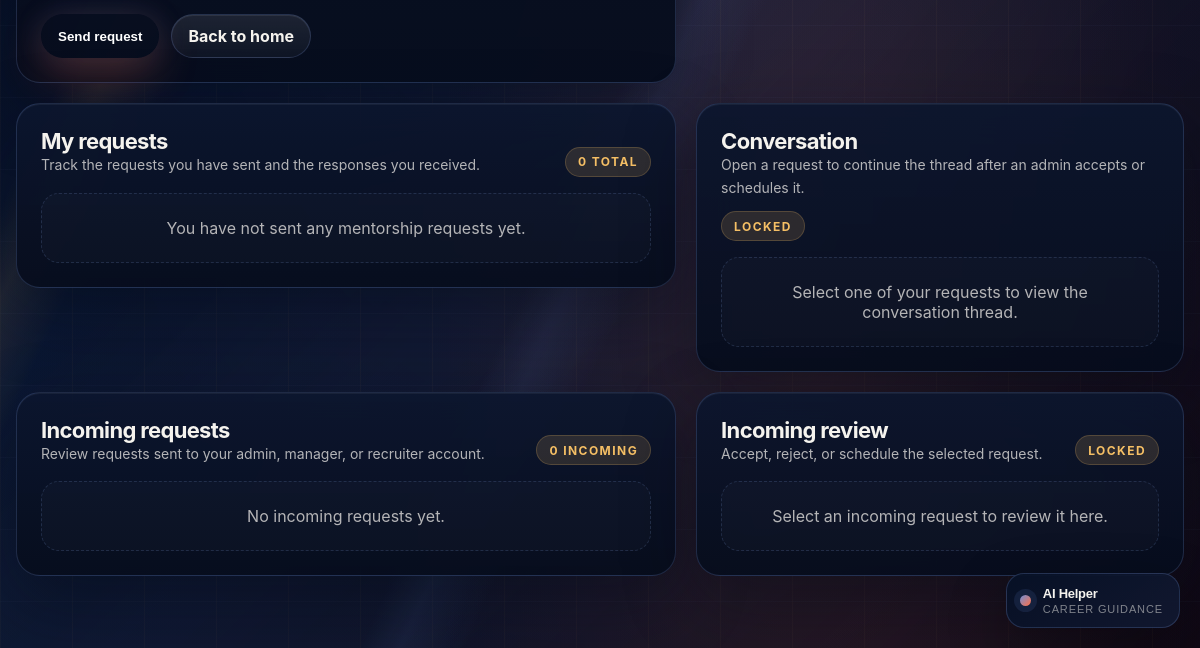
Before: /View/FrontOffice/mentor-requests.php (signed in, lower part) with the older database file.
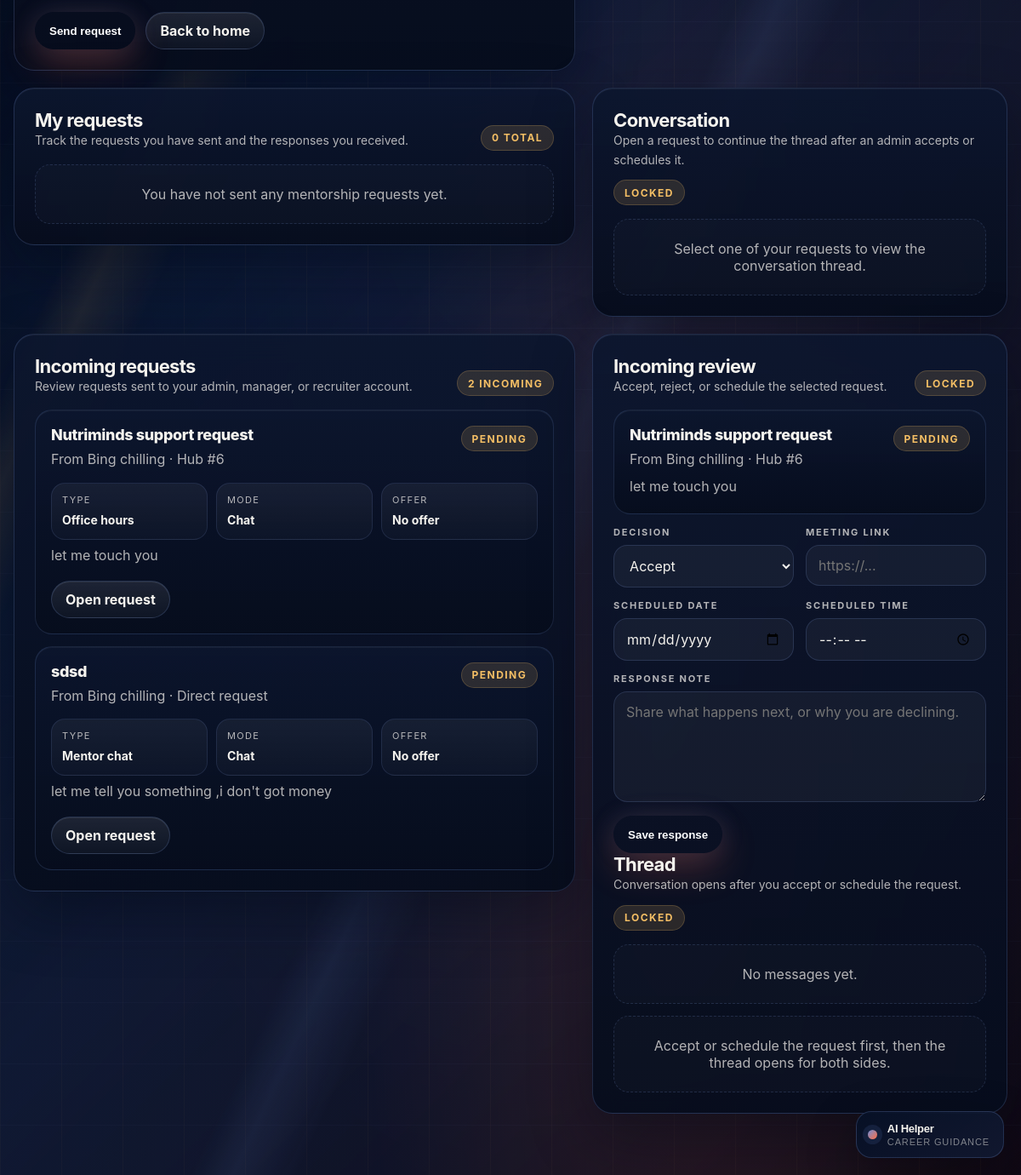
After: the same page with the newer database file.
### tables this page shows
CREATE TABLE `mentorship_request` (
  `requestId` int(11) NOT NULL,
  `requesterId` int(11) NOT NULL,
  `mentorId` int(11) NOT NULL,
  `sourceType` varchar(20) NOT NULL DEFAULT 'direct',
  `sourceId` int(11) DEFAULT NULL,
  `requestType` varchar(30) NOT NULL DEFAULT 'mentor_chat',
  `sessionMode` varchar(20) NOT NULL DEFAULT 'chat',
  `subject` varchar(255) NOT NULL,
  `details` text NOT NULL,
  `preferredDate` date DEFAULT NULL,
  `preferredTime` time DEFAULT NULL,
  `durationMinutes` int(11) NOT NULL DEFAULT 30,
  `offerAmount` decimal(10,2) DEFAULT NULL,
  `currency` varchar(10) NOT NULL DEFAULT 'USD',
  `status` varchar(20) NOT NULL DEFAULT 'pending',
  `responseNote` text DEFAULT NULL,
  `scheduledDate` date DEFAULT NULL,
  `scheduledTime` time DEFAULT NULL,
  `meetingLink` varchar(255) DEFAULT NULL,
  `createdAt` datetime NOT NULL DEFAULT current_timestamp(),
  `updatedAt` datetime NOT NULL DEFAULT current_timestamp() ON UPDATE current_timestamp(),
  `respondedAt` datetime DEFAULT NULL
);

CREATE TABLE `users` (
  `userId` int(11) NOT NULL,
  `fullName` varchar(255) DEFAULT NULL,
  `email` varchar(255) DEFAULT NULL,
  `password` varchar(255) DEFAULT NULL,
  `role` varchar(50) DEFAULT NULL,
  `status` varchar(50) DEFAULT NULL,
  `createdAt` date DEFAULT NULL,
  `faceDescriptor` longtext DEFAULT NULL,
  `faceEnabled` tinyint(1) NOT NULL DEFAULT 0,
  `approvalStatus` varchar(50) DEFAULT 'approved',
  `questionnaireStatus` varchar(20) NOT NULL DEFAULT 'pending',
  `rejectionReason` text DEFAULT NULL
);

### View/FrontOffice/mentor-requests.php (the view, shortened to what the rows shown need)
<?php
require_once __DIR__ . '/../../utils/FrontOfficeAuth.php';
require_once __DIR__ . '/../../Controller/UserController.php';
require_once __DIR__ . '/../../Controller/MentorshipRequestController.php';
$frontUser = requireFrontUser();
$requestController = new MentorshipRequestController();
$currentUserId = (int) $frontUser['userId'];
$isMentorEligible = $requestController->isEligibleMentor($currentUserId);
$incomingRequests = $isMentorEligible ? $requestController->getRequestsByMentor($currentUserId) : [];
$incomingSelectedRequest = null;
if ($incomingSelectedRequest === null && !empty($incomingRequests)) {
    $incomingSelectedRequest = $incomingRequests[0];
}
$incomingSelectedMessages = $incomingSelectedRequest !== null ? $requestController->getMessagesByRequestId((int) $incomingSelectedRequest['requestId']) : [];
$incomingConversationOpen = $incomingSelectedRequest !== null && in_array(strtolower((string) ($incomingSelectedRequest['status'] ?? 'pending')), ['accepted', 'scheduled', 'completed'], true);
$requestTypeLabel = static function (string $value): string {
    return match ($value) {
        'mentor_chat' => 'Mentor chat',
        'office_hours' => 'Office hours',
        default => ucfirst(str_replace('_', ' ', $value)),
    };
};
$sessionModeLabel = static function (string $value): string {
    return match ($value) {
        'chat' => 'Chat',
        'video' => 'Video call',
        'in_person' => 'In person',
        default => ucfirst(str_replace('_', ' ', $value)),
    };
};
$statusLabel = static function (string $value): string {
    return match ($value) {
        'pending' => 'Pending',
        'accepted' => 'Accepted',
        'declined' => 'Declined',
        'scheduled' => 'Scheduled',
        'completed' => 'Completed',
        'cancelled' => 'Cancelled',
        default => ucfirst($value),
    };
};
$sourceLabelText = static function (array $row): string {
    $type = strtolower(trim((string) ($row['sourceType'] ?? 'direct')));
    $id = (int) ($row['sourceId'] ?? 0);
    return match ($type) {
        'profile' => $id > 0 ? 'Profile #' . $id : 'Profile context',
        'hub' => $id > 0 ? 'Hub #' . $id : 'Hub context',
        'event' => $id > 0 ? 'Event #' . $id : 'Event context',
        default => 'Direct request',
    };
};
function mr_h(mixed $value): string
{
    return htmlspecialchars((string) $value, ENT_QUOTES, 'UTF-8');
}
function mr_badge_class(string $status): string
{
    return match (strtolower(trim($status))) {
        'pending' => 'pending',
        'accepted', 'scheduled' => 'accepted',
        'declined', 'cancelled' => 'declined',
        'completed' => 'completed',
        default => 'pending',
    };
}
?>
<!DOCTYPE html>
<html lang="en">
<head>
    <link rel="stylesheet" href="assets/css/front-nav.css">
</head>
<body>
<div class="page-shell">
    <main class="main-area">
        <div class="container">
            <?php if ($isMentorEligible): ?>
                <section class="grid" style="margin-top:20px;">
                    <article class="panel card">
                        <?php if (empty($incomingRequests)): ?>
                            <div class="empty">No incoming requests yet.</div>
                        <?php else: ?>
                            <div class="list">
                                <?php foreach ($incomingRequests as $request): ?>
                                    <article class="request-card">
                                        <div class="request-top">
                                            <div>
                                                <div class="request-title"><?= mr_h((string) ($request['subject'] ?? 'Mentorship request')); ?></div>
                                                <div class="request-sub">
                                                    From <?= mr_h((string) ($request['requesterName'] ?? 'Requester')); ?>
                                                    · <?= mr_h($sourceLabelText($request)); ?>
                                                </div>
                                            </div>
                                            <span class="badge <?= mr_badge_class((string) ($request['status'] ?? 'pending')); ?>">
                                                <?= mr_h($statusLabel((string) ($request['status'] ?? 'pending'))); ?>
                                            </span>
                                        </div>
                                        <div class="meta-grid">
                                            <div class="meta-item"><span>Type</span><strong><?= mr_h($requestTypeLabel((string) ($request['requestType'] ?? 'mentor_chat'))); ?></strong></div>
                                            <div class="meta-item"><span>Mode</span><strong><?= mr_h($sessionModeLabel((string) ($request['sessionMode'] ?? 'chat'))); ?></strong></div>
                                            <div class="meta-item"><span>Offer</span><strong><?= $request['offerAmount'] !== null ? mr_h((string) $request['currency']) . ' ' . mr_h((string) $request['offerAmount']) : 'No offer'; ?></strong></div>
                                        </div>
                                        <p class="request-sub"><?= mr_h((string) ($request['details'] ?? '')); ?></p>
                                        <div class="row-actions">
                                            <a class="btn btn-soft" href="mentor-requests.php?requestId=<?= (int) $request['requestId']; ?>">Open request</a>
                                        </div>
                                    </article>
                                <?php endforeach; ?>
                            </div>
                        <?php endif; ?>
                    </article>
                    <article class="panel card">
                        <?php if ($incomingSelectedRequest === null): ?>
                            <div class="empty">Select an incoming request to review it here.</div>
                        <?php else: ?>
                            <div class="request-card" style="margin-bottom:14px;">
                                <div class="request-top">
                                    <div>
                                        <div class="request-title"><?= mr_h((string) ($incomingSelectedRequest['subject'] ?? 'Mentorship request')); ?></div>
                                        <div class="request-sub">
                                            From <?= mr_h((string) ($incomingSelectedRequest['requesterName'] ?? 'Requester')); ?>
                                            · <?= mr_h($sourceLabelText($incomingSelectedRequest)); ?>
                                        </div>
                                    </div>
                                    <span class="badge <?= mr_badge_class((string) ($incomingSelectedRequest['status'] ?? 'pending')); ?>"><?= mr_h($statusLabel((string) ($incomingSelectedRequest['status'] ?? 'pending'))); ?></span>
                                </div>
                                <p class="request-sub" style="margin-bottom:0;"><?= mr_h((string) ($incomingSelectedRequest['details'] ?? '')); ?></p>
                            </div>
                            <form method="POST" class="request-form-mini">
                                <div class="field-grid">
                                    <div class="field">
                                        <strong>Decision</strong>
                                        <select name="status">
                                            <option value="accepted">Accept</option>
                                        </select>
                                    </div>
                                    <div class="field">
                                        <strong>Meeting link</strong>
                                        <input type="url" name="meetingLink" placeholder="https://...">
                                    </div>
                                    <div class="field">
                                        <strong>Scheduled date</strong>
                                        <input type="date" name="scheduledDate">
                                    </div>
                                    <div class="field">
                                        <strong>Scheduled time</strong>
                                        <input type="time" name="scheduledTime">
                                    </div>
                                    <div class="field full">
                                        <strong>Response note</strong>
                                        <textarea name="responseNote" rows="3" placeholder="Share what happens next, or why you are declining."></textarea>
                                    </div>
                                </div>
                                <div class="row-actions">
                                    <button class="btn btn-primary" type="submit">Save response</button>
                                </div>
                            </form>
                            <div class="section">
                                <div class="section-head">
                                    <div>
                                        <h3>Thread</h3>
                                        <p>Conversation opens after you accept or schedule the request.</p>
                                    </div>
                                    <div class="badge <?= $incomingConversationOpen ? 'accepted' : 'pending'; ?>"><?= $incomingConversationOpen ? 'Open' : 'Locked'; ?></div>
                                </div>
                                <?php if (empty($incomingSelectedMessages)): ?>
                                    <div class="empty">No messages yet.</div>
                                <?php endif; ?>
                                <?php if ($incomingConversationOpen): ?>
                                    <form method="POST" class="section">
                                        <input type="hidden" name="action" value="send_message">
                                        <input type="hidden" name="requestId" value="<?= (int) $incomingSelectedRequest['requestId']; ?>">
                                        <label class="section-label">Add a message</label>
                                        <textarea name="message" placeholder="Send a follow-up, link, or next step."></textarea>
                                        <div class="row-actions">
                                            <button class="btn btn-primary" type="submit">Send message</button>
                                        </div>
                                    </form>
                                <?php else: ?>
                                    <div class="empty" style="margin-top:14px;">Accept or schedule the request first, then the thread opens for both sides.</div>
                                <?php endif; ?>
                            </div>
                        <?php endif; ?>
                    </article>
                </section>
            <?php endif; ?>
        </div>
    </main>
</div>
</body>
</html>

Changed rows visible on the page:
added mentorship_request: subject "Nutriminds support request", users.fullName "Bing chilling", mr_h($sourceLabelText($request)) "Hub #6", status "PENDING", requestType "Office hours", sessionMode "Chat", shows "No offer", details "let me touch you", sourceType+sourceId "Hub #6"
added mentorship_request: subject "sdsd", users.fullName "Bing chilling", sourceType "Direct request", status "PENDING", requestType "Mentor chat", sessionMode "Chat", shows "No offer", details "let me tell you something ,i don't got money"
now on this page (row edited): users: fullName "Bing chilling"
Other visible differences:
count($incomingRequests): "0" → "2"
form field status: (not shown) → "Accept"
text no longer shown: "No incoming requests yet. Select an incoming request to review it here."
text now shown: "From · DECISION MEETING LINK SCHEDULED DATE SCHEDULED TIME RESPONSE NOTE Save response Thread Conversation opens after you accept or schedule the request. LOCKED No messages yet. Accept or schedule the request first, then the thread opens for both sides."
